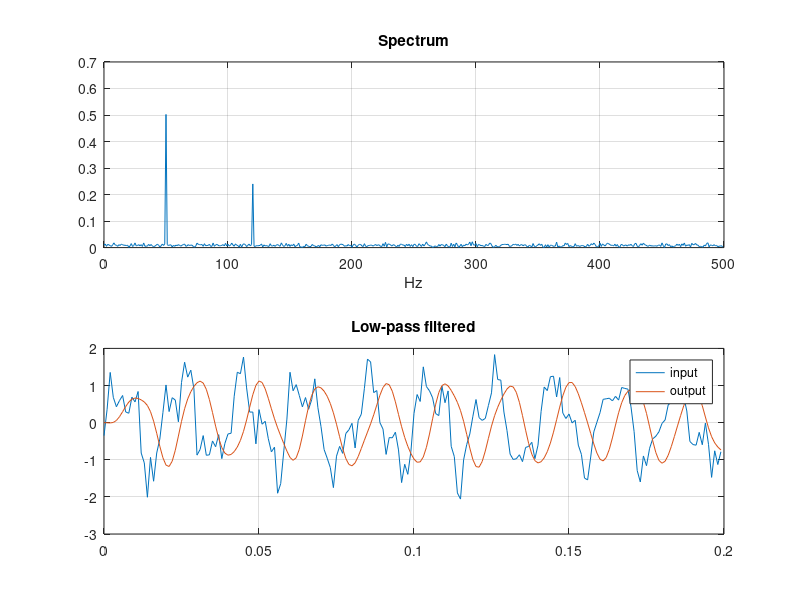

Here is the MATLAB script that generated this plot:
% 신호 처리 / Signal processing
% FFT 스펙트럼과 버터워스 저역 통과 필터
% An FFT spectrum and a Butterworth low-pass filter
% (script sample — MySimulationMath start page)
% Signal processing: the spectrum of a noisy signal and a low-pass filter.
fs = 1000; t = (0:1/fs:1-1/fs)';
x = sin(2*pi*50*t) + 0.5*sin(2*pi*120*t) + 0.3*randn(size(t));
X = abs(fft(x)) / numel(x);
f = (0:numel(x)-1)' * fs / numel(x);
[b, a] = butter(4, 80/(fs/2));
y = filter(b, a, x);
subplot(2, 1, 1); plot(f(1:500), X(1:500)); grid on
title('Spectrum'); xlabel('Hz');
subplot(2, 1, 2); plot(t(1:200), x(1:200), t(1:200), y(1:200)); grid on
title('Low-pass filtered'); legend('input', 'output');
